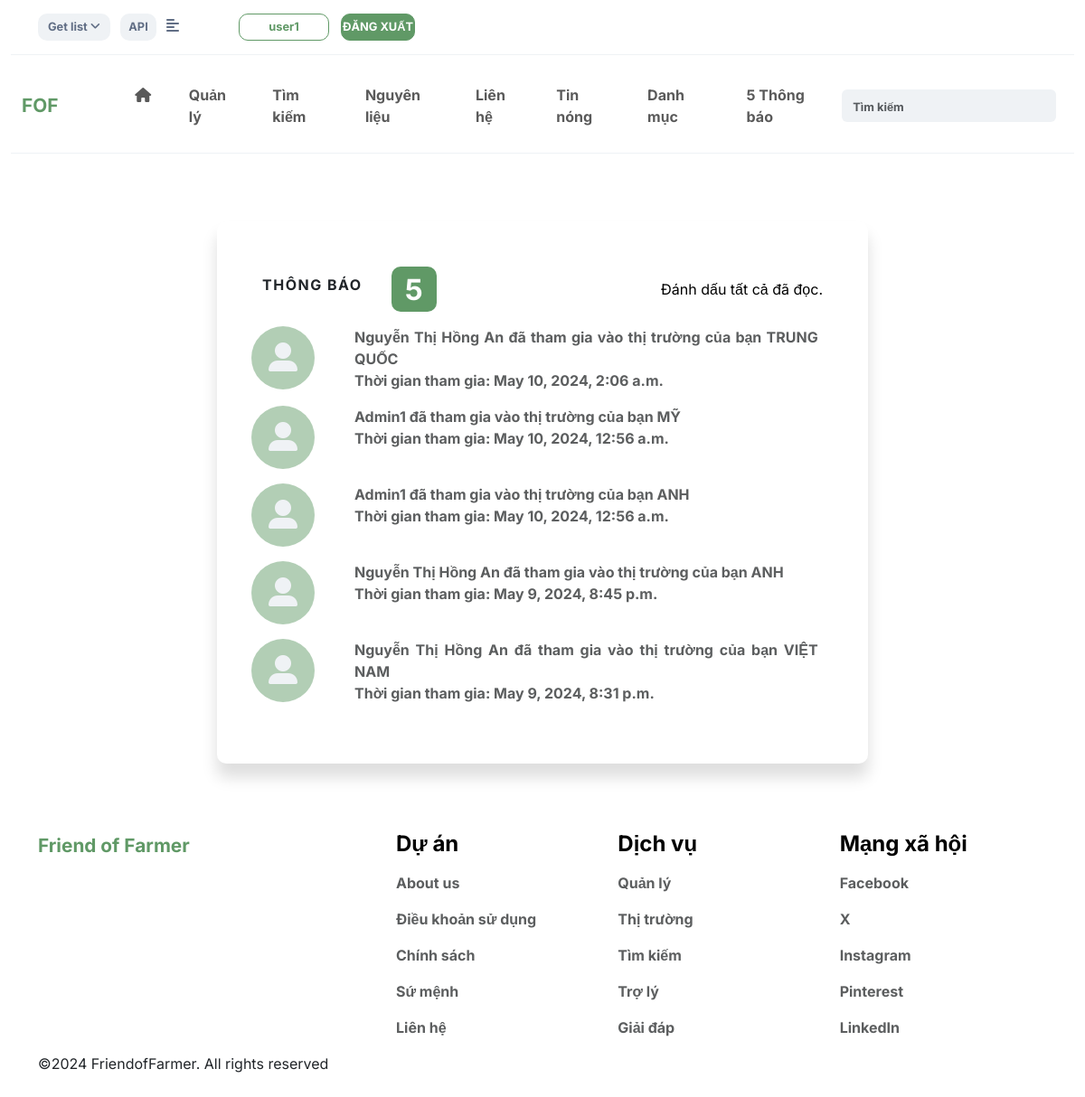
Screenshot of /notify (signed in) with the database file from the repository.
### Manage/models.py (models this page shows, shortened)
class Customer(models.Model):
    user = models.OneToOneField(User, on_delete=models.SET_NULL, null=True, blank=False)
    name = models.CharField(max_length=200, null=True)
    email = models.CharField(max_length=200, null=True)
    birthday= models.CharField(max_length=50, null=True)
    type_user = models.CharField(max_length=50, null=True)
    phonenum = models.CharField(max_length=50, null=True)
    address = models.CharField(max_length=250, null=True)
    def count_unread_notifications(self):
        return notify_market.objects.filter(makerAuth=self, is_read_trader=False).count() + notify_market.objects.filter(customer=self, is_read=False).count()
    def __str__(self):
        return self.name if self.name else ''

class notify_market(models.Model):
    maker = models.ForeignKey(market, on_delete=models.CASCADE, related_name="maker")
    customer = models.ForeignKey(Customer, on_delete=models.CASCADE, related_name="customer")
    makerAuth = models.ForeignKey(Customer, on_delete=models.CASCADE, related_name="makerAuth")
    timejoin = models.DateTimeField()
    is_read = models.BooleanField(default=0)
    is_read_trader = models.BooleanField(default=0)
    link = models.CharField(max_length=250)

class market(models.Model):
    marketName = models.CharField(max_length=200, null=False)
    marketPlant = models.CharField(max_length=200, null=False)
    marketUser = models.ForeignKey(User, on_delete=models.CASCADE)
    marketFee = models.CharField(max_length=200, null=False)
    marketDetail = models.CharField(max_length=1000, null=False)
    def __str__(self):
        return self.marketName

### Manage/views.py (the view)
# urls.py: path('notify', views.notify, name="notify"),
def notify(request):
    if request.user.is_authenticated:
        user = request.user
        customer = Customer.objects.filter(user=user).first()
        notify = notify_market.objects.filter(Q(makerAuth=customer) | Q(customer=customer)).order_by('-timejoin')
        if request.method=="POST":
            notify1 = notify_market.objects.filter(customer=customer)
            notify2 = notify_market.objects.filter(makerAuth=customer)
            notify1.update(is_read=True)
            notify2.update(is_read_trader=True)
        return render(request, 'Manage/notify.html',{'notify':notify,'customer':customer})
    else:
        return render(request, 'Manage/notify.html')

### templates/Manage/notify.html (shortened to what this page needs)
{% extends "Manage/base.html" %}
{%load static%}
{% block head %}
  <link rel="stylesheet" href="{% static 'Manage/CSS/notify.css' %}">
{% endblock head %}
{% block notify %}
{% if user.is_authenticated%}
 <section class="notify section container">
    <form method="POST" action="">
        <div class="noifi__header">
            <div class="notifi__group1">
                <h3>THÔNG BÁO</h3>
                <div class="text">
                </div>
            </div>
            <button id="mark-as-read-btn" style="border: none; background-color: transparent;">Đánh dấu tất cả đã đọc.</button>
        </div>
    </form>
        <div class="notify__content">
            {% for NOTIFY in notify %}
            {% if NOTIFY.makerAuth == customer %}
                <div class="row notifi__row">
                    <div class="col-2 notifi__user__img">
                        <i class="fa fa-user-alt"></i>
                    </div>
                    <div class="col-10 notifi__context">
                        <a href="#"><p>{{ NOTIFY.customer }} đã tham gia vào thị trường của bạn {{ NOTIFY.maker }}<br/>Thời gian tham gia: {{ NOTIFY.timejoin }}</p></a>
                    </div>
                </div>
            {% endif %}
        {% endfor %}
        </div>
</section>
{%else%}
<p class="error">Vui lòng đăng nhập.</p>
{%endif%}
{% endblock notify %}

### templates/Manage/base.html (shortened to what this page needs)
{% load static %}
<!DOCTYPE html>
<html>
  <head>
    <link
      rel="stylesheet"
      href="https://cdnjs.cloudflare.com/ajax/libs/font-awesome/6.4.2/css/all.min.css"
    />
	<link rel="stylesheet" href="https://embed.pickaxeproject.com/axe/scripts/fab/styles.css">
	<div id="rendering-information" data-height="500px" data-width="300px" data-formid="FOFGPT_WQ7BX" data-frame-source="https://embed.pickaxeproject.com/axe?id=FOFGPT_WQ7BX&mode=embed_gold&host=beta&theme=light&opacity=100&font_header=Real+Head+Pro&size_header=12&font_body=Real+Head+Pro&size_body=12&font_labels=Real+Head+Pro&size_labels=12&font_button=Real+Head+Pro&size_button=12&c_fb=FFFFFF&c_ff=FFFFFF&c_fbd=888888&c_bb=228DD7&c_bt=FFFFFF&c_t=000000&s_ffo=100&s_bbo=100&s_f=minimalist&s_b=filled&s_t=2&s_to=1&s_r=2" data-title="FOFGPT">
    <link
      href="https://cdn.jsdelivr.net/npm/bootstrap@5.3.3/dist/css/bootstrap.min.css"
      rel="stylesheet"
    />
	<link rel="stylesheet" href="https://rsapi.goong.io/{endpoint}?api_key=irESJaYhu9GSYh2g8waOxsDolPKwMzkFcGKNGxNy">
	<link rel="stylesheet" href="https://unpkg.com/intro.js/introjs.css"/>
	<link href="https://unpkg.com/themes/introjs-nazanin.css" rel="stylesheet">
    <link rel="stylesheet" href="{%static 'Manage/CSS/base.css'%}" />
    {% block head %}{% endblock head %}
  </head>
  <body>
<header class="container-fluid">
		<div class="header">
			<div class="header__button">
				<button>Get list <i class="fa fa-angle-down"></i></button>
				<button style="width: 40px;">API</button>
				<i class="fa fa-align-left fs-6"></i>
			</div>
			<div class="header__login">
				{% if user.is_authenticated %}
				<div style="display: flex;">
					<form action="userin4" style="margin-left:8%" >
						<button class="my-btn-header login" id="login" style="display: inline;" onmouseover="showFullUsername()" onmouseout="showShortenedUsername()">
							{{ user.username | slice:":12" }}
						</button>
					</form>
						<button type="submit" class="my-btn-header login" style="" onclick="location.href='{%url 'Logout_page'%}'">ĐĂNG XUẤT</button>
				</div>
				{% else %}
				<div style="display: flex;">
					<button type="submit" class="my-btn-header login" onclick="location.href='{%url 'logins'%}'" style="margin-left:8%">ĐĂNG NHẬP</button>
					<button type="submit" class="my-btn-header login" onclick="location.href='{%url 'signup'%}'" style="margin-left:5%">ĐĂNG KÝ</button>
				</div>
				{% endif %}
			</div>
		</div>
		<nav class="navbar navbar-expand-lg header__menu">
			<div class="container-fluid">
				<a class="navbar-brand header__logo" href="{%url 'index'%}">FOF</a>
				<div class="collapse navbar-collapse" id="navbarSupportedContent">
					<ul class="navbar-nav me-auto mb-2 mb-lg-0 header__fun">
						<li class="nav-item">
							<a class="nav-link " aria-current="page" href="{%url 'index'%}"> <i class="fa fa-home"></i> </a>
						</li>
						<li class="nav-item" id="manageItem">
							<a class="nav-link" href="{%url 'manage'%}">Quản lý</a>
						</li>
						<li class="nav-item" id="tradeItem">
							<a class="nav-link" href="{% url 'maker'%}">Tìm kiếm</a>
						</li>
						<li class="nav-item" id="materialItem">
							<a class="nav-link" href="{%url 'search'%}">Nguyên liệu</a>
						</li>
						<li class="nav-item" id="contactItem">
							<a class="nav-link" href="{% url 'contact'%}">Liên hệ</a>
						</li>
						<li class="nav-item" id="hotNewsItem">
							<a class="nav-link" href="#">Tin nóng</a>
						</li>
						<li class="nav-item" id="listItem">
							<a class="nav-link" href="#">Danh mục</a>
						</li>
						<li class="nav-item" id="notifyItem">
							{% if user.is_authenticated %}
							<div class="nav-link">
							<span onclick="location.href='{%url 'notify'%}'">{{ request.user.customer.count_unread_notifications }} Thông báo</span>
							</div>
							{%endif%}
						</li>
					</ul>
					<form id="search-form" action="https://www.google.com/search" method="get" class="d-flex" role="search">
						<input class="form-control me-2" type="text" id="search-input" name="q" placeholder="Tìm kiếm">
					</form>
				</div>
			</div>
		</nav>
</header>
	{% block notify %}{% endblock notify %}
    <footer>
		<div class="container-fluid section">
			<div class="container">
				<div class="row foot__row">
					<div class="col-4 f_col4" >
						<p>Friend of Farmer</p>
					</div>
					<div class="col-8 f_col8 d-flex justify-content-center">
						<div class="footer__item" style="width:30%">
							<h3>Dự án</h3>
							<ul>
								<li><a class="nav-link" href="{%url 'aboutus'%}">About us</a></li>
								<li><a class="nav-link" href="{%url 'dksd'%}">Điều khoản sử dụng</a></li>
								<li><a class="nav-link" href="{%url 'csrt'%}">Chính sách</a></li>
								<li><a class="nav-link" href="{%url 'aboutus'%}">Sứ mệnh</a></li>
								<li><a class="nav-link" href="{%url 'contact'%}">Liên hệ</a></li>
							</ul>
						</div>
						<div class="footer__item" style="width:30%">
							<h3>Dịch vụ</h3>
							<ul>
								<li><a class="nav-link" href="{%url 'manage'%}">Quản lý</a></li>
								<li><a class="nav-link" href="{%url 'maker'%}">Thị trường</a></li>
								<li><a class="nav-link" href="{%url 'search'%}">Tìm kiếm</a></li>
								<li><a class="nav-link" href="{%url 'index'%}">Trợ lý</a></li>
								<li><a class="nav-link" href="{%url 'contact'%}">Giải đáp</a></li>
							</ul>
						</div>
						<div class="footer__item" style="width:30%">
							<h3>Mạng xã hội</h3>
							<ul>
								<li><a class="nav-link" href="https://www.facebook.com/">Facebook</a></li>
								<li><a class="nav-link" href="https://twitter.com/?lang=vi">X</a></li>
								<li><a class="nav-link" href="https://www.instagram.com/">Instagram</a></li>
								<li><a class="nav-link" href="https://www.pinterest.com/">Pinterest</a></li>
								<li><a class="nav-link" href="https://www.linkedin.com/">LinkedIn</a></li>
							</ul>
						</div>
					</div>
				</div>
				<div class="foot__copy">
					<p>&copy;2024 FriendofFarmer. All rights reserved</p>
				</div>
			</div>
		</div>
	</footer>
  </body>
</html>

### static/Manage/CSS/base.css (style rules this page uses)
* { margin: 0; padding: 0; box-sizing: border-box; }
html, body { font-family: "Inter", sans-serif; font-size: 16px; background-color: white; }
p { margin: 0; }
.section { margin-top: 75px; margin-bottom: 75px; }
.header { font-size: 0.8rem; padding: 15px 30px; border-bottom: 1px solid #EFF2F5; font-weight: bold; color: #616E85; text-align: center; display: flex ; align-items: center; margin-bottom: 1rem; }
.header__button button { width: 80px; height: 30px; border-radius: 10px; margin-right: 0.5rem; background-color: #EFF2F5; font-weight: bold; color: #616E85; border: none; }
.my-btn-header { width: 100px; height: 30px; border-radius: 10px; margin-right: 0.8rem; font-weight: bold; color: #616E85; border: 1px solid #609966; background-color: #609966; color: white; transition: all .5s; }
.header__login { margin-left: 3rem; }
.header__login #login { background-color: transparent; color: #609966; border: 1px solid #609966; transition: all .5s; }
.header__menu { border-bottom: 1px solid #EFF2F5; padding-bottom: 20px; }
.header__menu .header__logo { color: #609966; font-weight: bold; font-size: 1.3rem; }
.header__menu .header__fun { margin-left: 3rem; color: black; font-size: 1rem; font-weight: 700; }
.header__menu .header__fun li { margin: 0 0.8rem; }
.header__menu .header__fun a { transition: all .5s; }
.header__menu form input { background-color: #EFF2F5; border: none; }
.header__menu form input::placeholder { font-weight: 700; font-size: 0.8rem; }
.foot__row .f_col4 p { color: #609966; font-weight: bold; font-size: 1.3rem; }
.foot__row .footer__item h3 { color: black; font-size: 1.5rem; font-weight: 700; margin-bottom: 1rem; }
.foot__row .footer__item ul { padding: 0; }
.foot__row .footer__item { margin: 0 1rem; }
.foot__row .footer__item li { list-style: none; margin: 5px 0; }
.foot__row .footer__item a { color: #5c5e5f; font-size: 1rem; font-weight: 700; margin-bottom: 1rem; text-decoration: none; }

### static/Manage/CSS/notify.css (style rules this page uses)
.notify { margin-left: auto; margin-right: auto; width: 60%; background-color: white; padding: 50px; border-radius: 10px; box-shadow: rgba(0, 0, 0, 0.134) 0px 15px 16.83px 0.17px; }
.noifi__header { display: flex; justify-content: space-between; align-items: center; margin-bottom: 1rem; }
.notifi__group1 { display: flex; justify-content: center; align-items: center; }
.notifi__group1 h3 { font-weight: bold; letter-spacing: 1.5px; font-size: 1rem; margin-right: 2rem; }
.notifi__group1 .text { width: 50px; height: 50px; border-radius: 10px; font-size: 2rem; font-weight: bold; background-color: #609966; padding-bottom: 10px; color: white; line-height: 52px; text-align: center; }
.notify__content a { text-align: justify; }
.notify__content .notifi__user__img { font-size: 2rem; text-align: center; background-color: #6099667b; width: 70px; height: 70px; line-height: 70px; border-radius: 50%; color: #EFF2F5; margin-right: 2rem; }
.notifi__row { margin-bottom: 1rem; }
.notifi__row .notifi__context a { text-decoration: none; color: #5c5e5f; }

### rows the page displays
notify_market: customer "Nguyễn Thị Hồng An", maker "TRUNG QUỐC", timejoin "May 10, 2024, 2:06 a.m."
notify_market: customer "Admin1", maker "MỸ", timejoin "May 10, 2024, 12:56 a.m."
notify_market: customer "Admin1", maker "ANH", timejoin "May 10, 2024, 12:56 a.m."
notify_market: customer "Nguyễn Thị Hồng An", maker "ANH", timejoin "May 9, 2024, 8:45 p.m."
notify_market: customer "Nguyễn Thị Hồng An", maker "VIỆT NAM", timejoin "May 9, 2024, 8:31 p.m."

### other values shown
{{ user.username | slice:":12" }} "user1"
{{ request.user.customer.count_unread_notifications }} "5"
